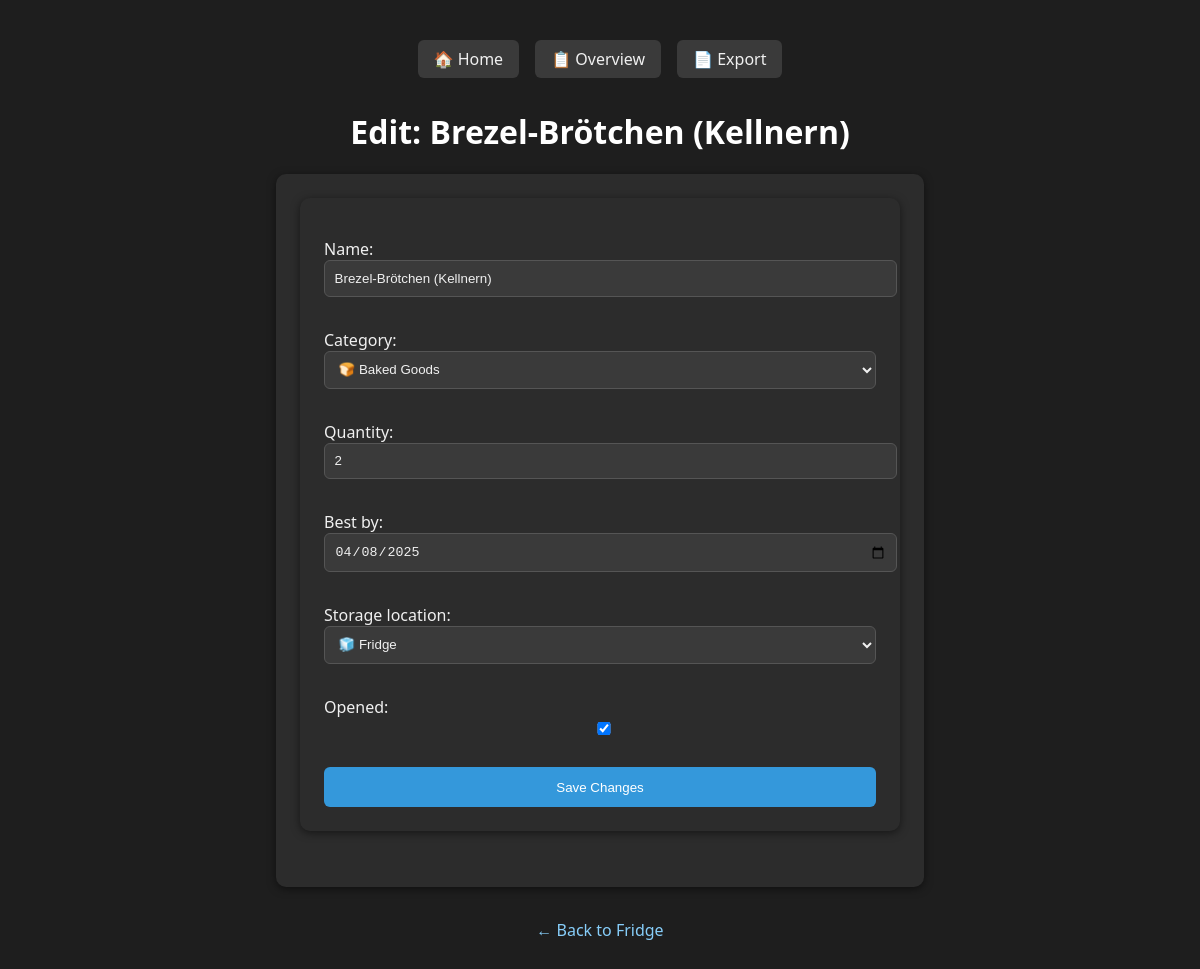
The page /edit/46/?category=&storage= on the database its author committed.
### fridge/models.py (models this page shows, shortened)
class FoodItem(models.Model):
    CATEGORY_CHOICES = [
        ('vegetables', '🥦 Vegetables'),
        ('fruits', '🍎 Fruits'),
        ('dairy', '🧀 Dairy'),
        ('meat', '🥩 Meat'),
        ('poultry', '🍗 Poultry'),
        ('fish', '🐟 Fish & Seafood'),
        ('eggs', '🥚 Eggs'),
        ('baked', '🍞 Baked Goods'),
        ('leftovers', '🍱 Leftovers'),
        ('spreads', '🥫 Spreads & Dips'),
        ('condiments', '🧂 Condiments & Sauces'),
        ('beverages', '🧃 Beverages'),
        ('frozen', '🧊 Frozen Foods'),
        ('snacks', '🍪 Snacks & Sweets'),
        ('prepared', '🍽️ Prepared Meals'),
        ('other', '📦 Other'),
    ]
    STORAGE_CHOICES = [
        ('fridge', '🧊 Fridge'),
        ('freezer', '❄️ Freezer'),
        ('upper_pantry', '🗄️ Upper Pantry'),
        ('lower_pantry', '🧺 Lower Pantry'),
        ('counter', '🧂 Counter'),
        ('candy_cabinet', '🍬 Candy Cabinet'),
        ('hanging_table', '🪑 Hanging Table'),
        ('bar', '🍷 Bar'),
    ]
    name = models.CharField(max_length=100)
    category = models.CharField(max_length=50, choices=CATEGORY_CHOICES)
    quantity = models.IntegerField(default=1)
    best_by = models.DateField(null=True, blank=True)
    storage_location = models.CharField(max_length=50, choices=STORAGE_CHOICES, default='fridge')
    opened = models.BooleanField(default=False)

### fridge/views.py (the view)
# urls.py: path('edit/<int:pk>/', views.edit_item, name='edit_item'),
def edit_item(request, pk):
    item = get_object_or_404(FoodItem, pk=pk)
    category = request.GET.get('category', '')
    storage = request.GET.get('storage', '')
    if request.method == 'POST':
        form = FoodItemForm(request.POST, instance=item)
        if form.is_valid():
            form.save()
            return redirect(f'/?' + f'category={category}&storage={storage}')
    else:
        form = FoodItemForm(instance=item)
    return render(request, 'fridge/edit.html', {
        'form': form,
        'item': item,
        'category': category,
        'storage': storage
    })

### fridge/forms.py
class FoodItemForm(forms.ModelForm):
    class Meta:
        model = FoodItem
        fields = ['name', 'category', 'quantity', 'best_by', 'storage_location', 'opened']
        widgets = {
            'best_by': forms.DateInput(attrs={'type': 'date'}),
        }

### fridge/templates/fridge/edit.html (shortened to what this page needs)
{% extends "fridge/base.html" %}
{% load static %}
{% block content %}
    <h1>Edit: {{ item.name }}</h1>
    <div class="form-container">
        <form method="post">
            {{ form.as_p }}
            <button type="submit">Save Changes</button>
        </form>
    </div>
    <a class="back-link" href="{% url 'fridge' %}">← Back to Fridge</a>
{% endblock %}

### fridge/static/fridge/style.css (style rules this page uses)
body { font-family: 'Segoe UI', Tahoma, Geneva, Verdana, sans-serif; background-color: #1e1e1e; color: #f0f0f0; padding: 2rem; }
h1 { text-align: center; color: #ffffff; }
form, .form-container { background: #2c2c2c; padding: 1.5rem; border-radius: 10px; box-shadow: 0 2px 8px rgba(0,0,0,0.5); max-width: 600px; margin: 0 auto 2rem; }
form input, form select { width: 100%; padding: 0.6rem; margin-bottom: 1rem; border: 1px solid #555; border-radius: 6px; background-color: #3a3a3a; color: #f0f0f0; }
form input::placeholder { color: #bbb; }
form button { background-color: #3498db; color: white; border: none; padding: 0.8rem 1.2rem; border-radius: 6px; cursor: pointer; width: 100%; }
.back-link { display: block; text-align: center; margin-top: 2rem; text-decoration: none; color: #87cefa; }

### rows shown on the page
FoodItem: name "Brezel-Brötchen (Kellnern)", category "🍞 Baked Goods", quantity "2", best_by "04/08/2025", storage_location "🧊 Fridge", opened "☑"
